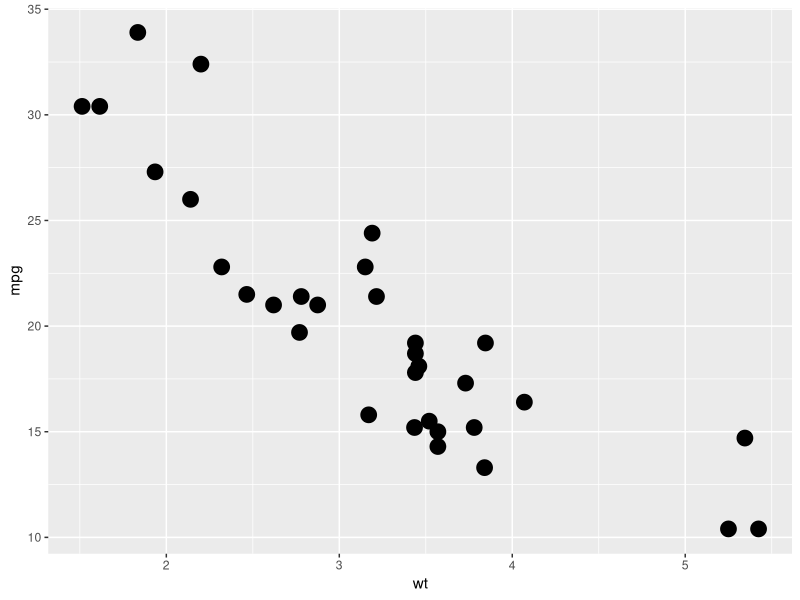
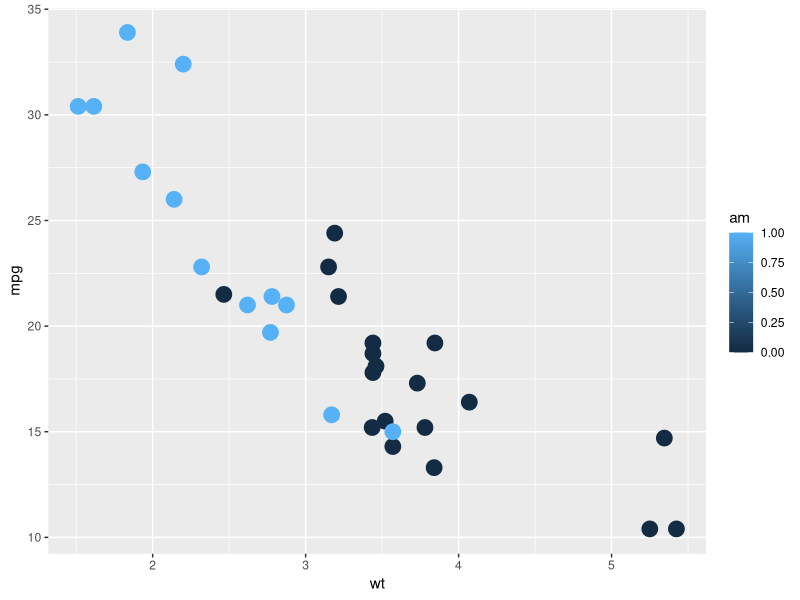

The R source for these figures, in order:
## ---- chunk 1
library(ggplot2)
## ---- chunk 2
ggplot(mtcars, aes(x=wt, y=mpg)) + geom_point(size=5)
ggplot(mtcars, aes(x=wt, y=mpg, color=am)) + geom_point(size=5)
